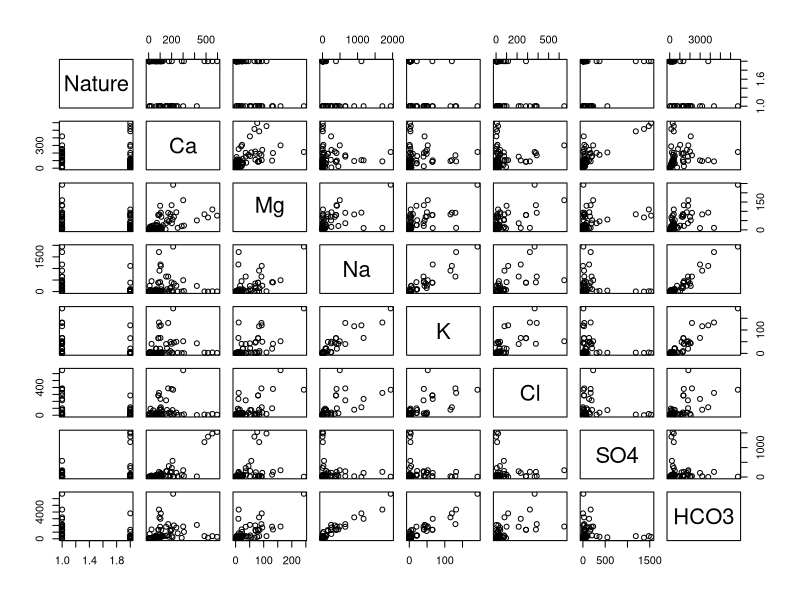
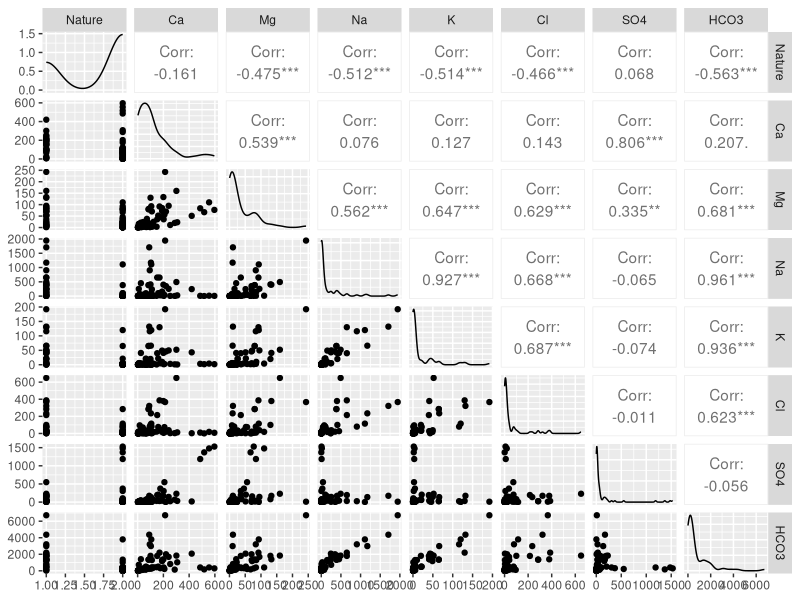
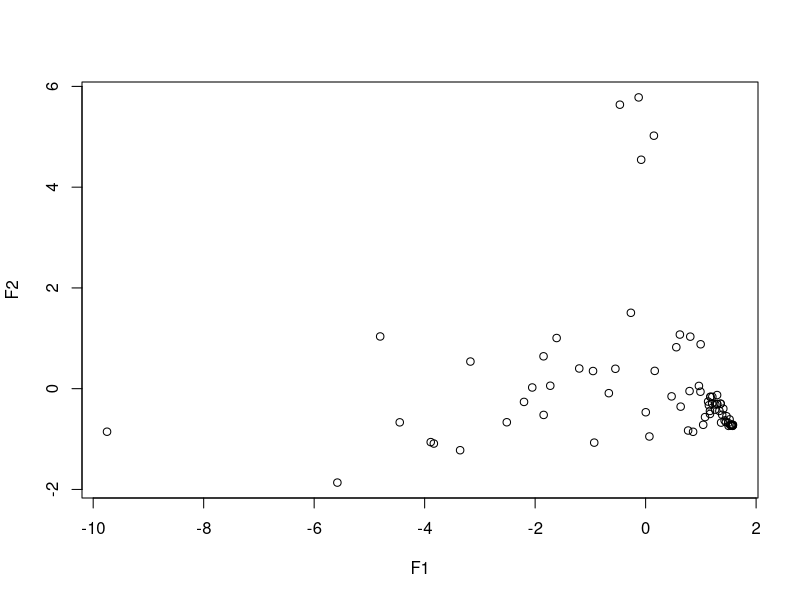

These figures' R source, in order:
library(dplyr)
library(GGally)

#######################################
# UTILS
#######################################
# Nombre de données manquantes par variable
missingDataPerVariable <- function(datatset){
  for (i in 1:ncol(datatset)) {
    vec <- is.na(datatset[,i])
    count <- sum(vec)
    cat(names(datatset)[i] , " " , count, "\n")
  }
}

#######################################
# Importation du jeu de donnees
#######################################
setwd("C:/Users/Delpl/Desktop/ADD-Project/")
EauxFM <- read.table("EauxFM.txt", header=T, na.string="NA", dec=".", sep='\t')

# Verification de la dimension du jeu de donnees
myDataset.dim = dim(EauxFM) # OK si 95 12

#######################################
# Nettoyage du jeu de donnees
#######################################
# Jeu de données principal (Eaux de France)
France <- subset(EauxFM, Pays == "France")
# Jeu de données supplementaire (Eaux du Maroc)
Maroc <- subset(EauxFM, Pays == "Maroc")

# Lignes ayant des donnees manquantes (NA) en France
FranceLinesWithNA <- which(is.na(France),arr.ind=TRUE)[,1]
FranceNA <- France[FranceLinesWithNA,]

# On affiche le nombre d'individus ayant des donnees manquantes par variable
missingDataPerVariable(FranceNA)

# Il faut retirer les variables NO3 et PH car il y a 30 individus ayant un NA dans ces variables en France

# Jeu de données principal sans le NO3, le PH et le Pays
FranceWithoutNO3PH <- select(France,-c(NO3,PH,Pays))

# On affiche le nombre d'individus ayant des données manquantes par variable
missingDataPerVariable(FranceWithoutNO3PH)

# On a diminue considerablement le nombre d'individus ayant des donnees manquantes

# On retire les derniers individus ayant des donnees manquantes
FranceLinesWithNA <- which(is.na(FranceWithoutNO3PH),arr.ind=TRUE)[,1]
myDataset.CleanFrance <- FranceWithoutNO3PH[-FranceLinesWithNA,]

# On change la variable qualitative en variable quantitative (la Nature)
myDataset.CleanFrance$Nature <- as.numeric(factor(myDataset.CleanFrance$Nature))

# On verifie qu'il n'y a plus d'individus ayant des donnees manquantes
missingDataPerVariable(myDataset.CleanFrance)


#######################################
# Description univariee
#######################################
# Analyse univariee avec la fonction "summary" proposee par R (pas tres interessant)
summary(myDataset.CleanFrance)
  
#######################################
# Description bivariee
#######################################
# Premiere analyse bivariee du dataste avec la fonction "pairs"
pairs(myDataset.CleanFrance[,2:ncol(myDataset.CleanFrance)]) # On retire la première colonne (Nom) elle ne sert à rien ici

# On fait une analyse bivariee du dataset avec "ggpairs" pour avoir plus d'informations qu'avec la fonction "pairs"
ggpairs(myDataset.CleanFrance[,2:ncol(myDataset.CleanFrance)]) # On retire la première colonne (Nom) elle ne sert à rien ici

#######################################
# Description multivariee (ACP)
#######################################
# Retourne la matrice centree-reduite XCR
get_XCR <- function(X){
  return(scale(X, scale=TRUE))
}

# Retourne la matrice diagonale D
get_D <- function(X){
  n <- nrow(X)
  return(diag(n)/(n-1))
}

# Retourne la matrice de variances-covariances S
get_S <- function(X){
  XCR <- get_XCR(X)
  return(t(XCR) %*% get_D(X) %*% XCR)
}

# Retourne les valeurs propres
get_LambdasAndEigenVectors <- function(X){
  eig = eigen(get_S(X))
  
  roundedLambdas = round(eig$values, 10)
  roundedLambdas = roundedLambdas[roundedLambdas != 0]
  
  vectors = eig$vectors[,1:length(roundedLambdas)]
  
  return(list("lambdas" = roundedLambdas, "vectors" = vectors))
}

# Retourne la somme des lambdas
get_SumLambdasValues <- function(X){
  lambdas <- get_LambdasAndEigenVectors(X)$lambdas
  return(sum(lambdas))
}

# Calcul du pourcentage d'inertie total
get_InertiaAxes <- function(X){
  lambdas <- get_LambdasAndEigenVectors(X)$lambdas
  lambdaSum <- get_SumLambdasValues(X)
  lambdaPercentage <- lambdas/lambdaSum
  totalInertia <- 0
  i <- 0
  
  while (totalInertia <= 0.8) {
    totalInertia = totalInertia + lambdaPercentage[i+1]
    i = i+1
  }
  
  return(list("dims" = i, "totalInertia" = totalInertia*100))
}

# Calcul des composantes principales
get_MainComponents <- function(X){
  XCR <- get_XCR(X)
  dims <- get_InertiaAxes(X)$dims
  vectors <- get_LambdasAndEigenVectors(X)$vectors
  mainComponents <- list()
  
  for (i in 1:dims) {
    mainComponents[[i]] <- XCR %*% vectors[,i]
  }
  return(mainComponents)
}

# Affichage sous forme de graphique
set_graph <- function(X){
  myData <- get_MainComponents(X)
  x <- vector()
  y <- vector()
  for (i in 1:length(myData[[1]])) {
    x <- append(x, myData[[1]][i,])
    y <- append(y, myData[[2]][i,])
  }
  print(x)
  print(y)
  plot(x,y, xlab = "F1", ylab = "F2")
}



dataSet <- myDataset.CleanFrance[,2:ncol(myDataset.CleanFrance)]
get_XCR(dataSet)
get_D(dataSet)
get_S(dataSet)
get_LambdasAndEigenVectors(dataSet)
get_SumLambdasValues(dataSet)
get_InertiaAxes(dataSet)
get_MainComponents(dataSet)
set_graph(dataSet)

